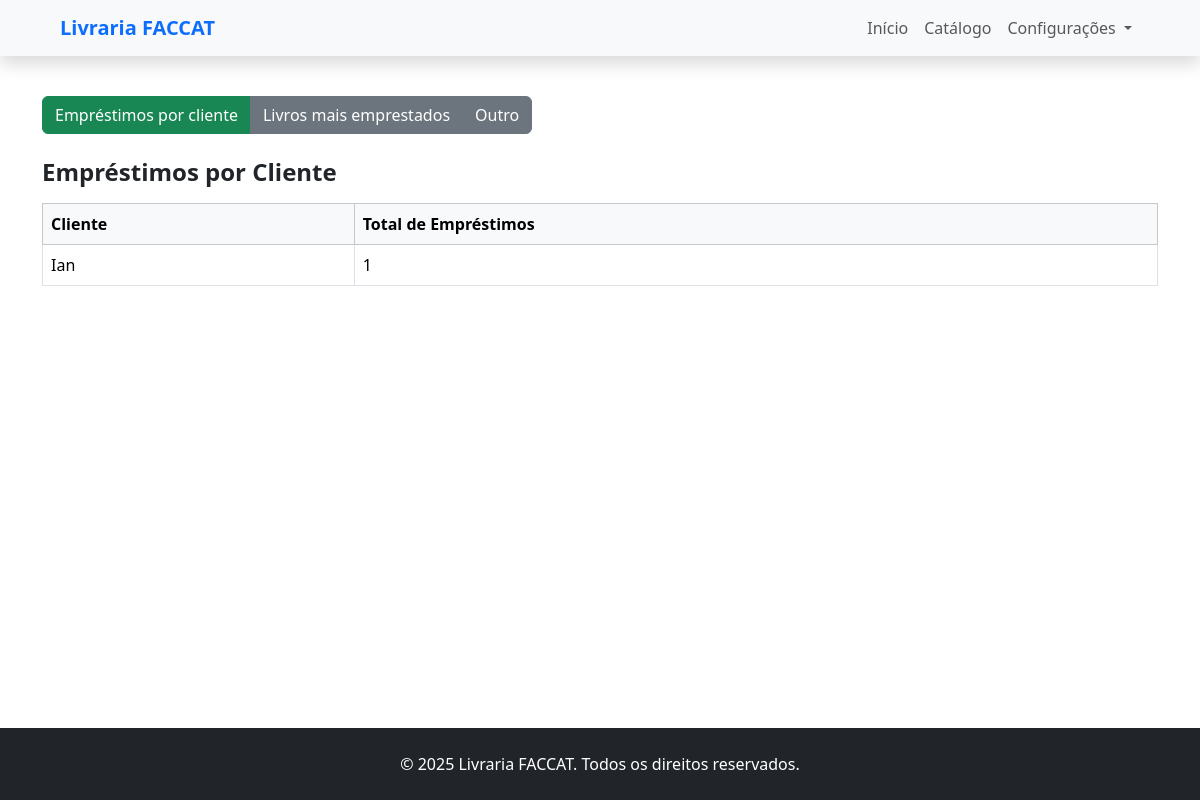
The page /livros/relatorios/CLIENTE on the database as committed earlier.
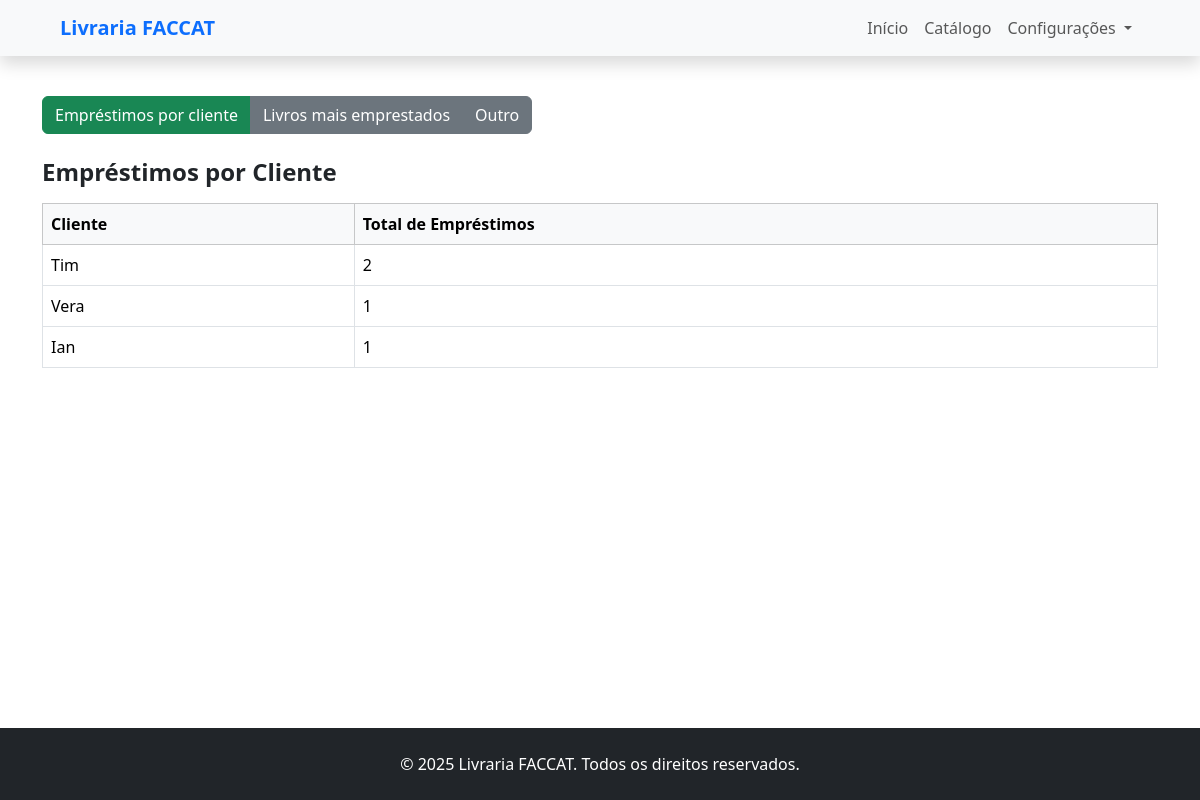
The same page on the database as committed later.
### usuarios/models.py (models this page shows, shortened)
class Cliente(models.Model):
    cpf = models.CharField(max_length=11, unique=True)
    email = models.EmailField()
    nome = models.CharField(max_length=50)
    endereco = models.CharField(max_length=30)
    logradouro = models.CharField(max_length=20)
    bairro = models.CharField(max_length=30)
    bloqueado = models.BooleanField(default=False)

### livros/views.py (the view)
# urls.py: path('relatorios/CLIENTE', views.relatorio_emprestimos_cliente, name='relatorio_emprestimos_cliente'),
def relatorio_emprestimos_cliente(request):
    dados = (
        Emprestimo.objects
        .values('cliente__nome')
        .annotate(total=Count('id'))
        .order_by('-total')
    )
    return render(request, 'relatorios/relatorios.html', {
        'tipo': 'CLIENTE',
        'dados': dados
    })

### livros/templates/relatorios/relatorios.html (shortened to what this page needs)
{% extends 'base.html' %}
{% block content %}
<div class="container my-4">
    <div class="row mb-4">
        <div class="col-md-12">
            <div class="btn-group" role="group" aria-label="Grupo de relatórios">
                <a href="{% url 'relatorio_emprestimos_cliente' %}"
                    class="btn {% if tipo == 'CLIENTE' %}btn-success{% else %}btn-secondary{% endif %}">
                    Empréstimos por cliente
                </a>
                <a href="{% url 'relatorio_livros_mais_emprestados' %}"
                    class="btn {% if tipo == 'LIVROS' %}btn-success{% else %}btn-secondary{% endif %}">
                    Livros mais emprestados
                </a>
                <a href="#" class="btn {% if tipo == 'ATRASO' %}btn-success{% else %}btn-secondary{% endif %}">
                    Outro
                </a>
            </div>
        </div>
    </div>
    <div class="row">
        {% if tipo == 'CLIENTE' %}
        <h2 class="h4 fw-bold mb-3">Empréstimos por Cliente</h2>
        <div class="table-responsive">
            <table class="table table-bordered">
                <thead class="table-light">
                    <tr>
                        <th>Cliente</th>
                        <th>Total de Empréstimos</th>
                    </tr>
                </thead>
                <tbody>
                    {% for item in dados %}
                    <tr>
                        <td>{{ item.cliente__nome }}</td>
                        <td>{{ item.total }}</td>
                    </tr>
                    {% empty %}
                    <tr>
                        <td colspan="2" class="text-center">Nenhum empréstimo encontrado.</td>
                    </tr>
                    {% endfor %}
                </tbody>
            </table>
        </div>
        {% elif tipo == 'ATRASO' %}
        <h2 class="h4 fw-bold mb-3">Devoluções em Atraso</h2>
        {% else %}
        <div class="alert alert-info">Selecione um relatório acima para visualizar os dados.</div>
        {% endif %}
    </div>
</div>
{% endblock %}

Rows that differ between the two databases and show on the page:
now on this page (row edited): Cliente: cliente__nome "Tim", total "2"
now on this page (row unchanged): Cliente: cliente__nome "Vera", total "1"
